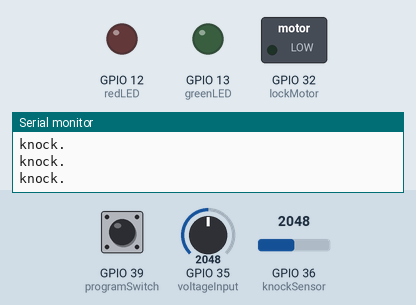
This program was run on a simulated ESP32. Parts: switched loads named in the program (green lamp = pin HIGH), output pins drawn as LEDs (lit = HIGH), the last lines printed to the serial monitor. Dashed ring = blinking. The test bench sets the inputs (shaded band); at power-on: GPIO 36 (knockSensor) = 2048, GPIO 39 (programSwitch) LOW, GPIO 35 (voltageInput) = 2048. WiFi joins after 1.5 s; servers stay silent unless stated; uploads are accepted with an empty reply; the local clock reads 2024-03-15 10:24:30 at power-on unless the program sets it; random numbers use the default seed unless the program sets one; EEPROM starts erased.

Above: at 2.4 s.
2.5 s: GPIO 36 (knockSensor) set to 322
11.2 s: GPIO 36 (knockSensor) set to 274
At 12.1 s:
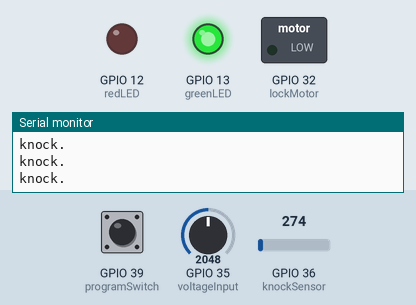
12.7 s: GPIO 39 (programSwitch) pulled HIGH for 3.2 s
At 14.9 s:
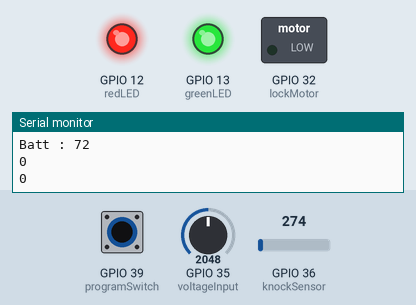
17.4 s: GPIO 36 (knockSensor) set to 340
At 21.29 s:
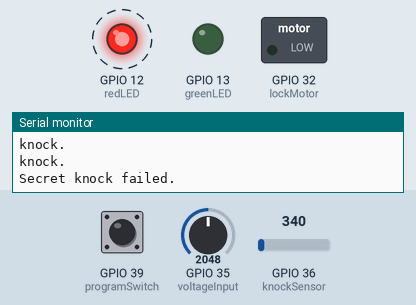
23.5 s: GPIO 36 (knockSensor) set to 260
Timing chart, 0 to 26.0 s (numbered marks = the images above; inputs shaded):
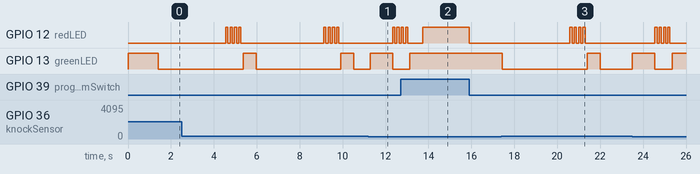

Measured:
- the behaviour switches between 300 and 299 on GPIO 36 (knockSensor) (found by bisection; images 0 and 1)
- after the input at 11.2 s, GPIO 12 (redLED): alternates HIGH for 0.10 s and LOW for 0.10 s, starting after 1.1 s; GPIO 13 (greenLED): LOW → HIGH after 0.08 s, → LOW 1.0 s later
- after the input at 17.4 s, GPIO 12 (redLED): alternates HIGH for 0.10 s and LOW for 0.10 s, 8 changes in all, then stays LOW, starting after 3.2 s; GPIO 13 (greenLED): HIGH → LOW at once, → HIGH 4.0 s later, → LOW 0.61 s later
- by itself, GPIO 13 (greenLED): alternates HIGH for 0.61 s and LOW for 4.0 s

The program:

main.cpp
```cpp
// Viral Science www.youtube.com/c/viralscience  www.viralsciencecreativity.com
// Secret Knock Pattern Door Lock
#include <Arduino.h>
#include "FS.h"
#include <EEPROM.h>
#include <WiFi.h>
#include <ESP32Ping.h>
#include <HTTPClient.h>
#include <ArduinoJson.h>
#include <time.h>
#include <math.h> // Math!

// Storage configuration
const int EEPROM_SIZE = 20;

// Arduino I/O configuration
const int knockSensor = 36;
const int programSwitch = 39;
const int lockMotor = 32;
const int redLED = 12;
const int greenLED = 13;
const int voltageInput = 35;

float vin = 0.0;
float baterai = 0.0;
int valueVoltage = 0;
int batteryInterval = 3000;

int startTime_battery = millis();
int now_battery = millis();

// Arduino software configuration
// const int threshold = 1900;
const int threshold = 300;
const int rejectValue = 25;
const int averageRejectValue = 15;
const int knockFadeTime = 150;
const int lockTurnTime = 2000;
const int maximumKnocks = 20;
const int knockComplete = 1200;

int secretCode[maximumKnocks] = {100, 0, 0, 0, 0, 0, 0, 0, 0, 0, 0, 0, 0, 0, 0, 0, 0, 0, 0, 0};
int knockReadings[maximumKnocks];
int knockSensorValue = 0;
int programButtonPressed = false;
int signalPressed = 0;

void listenToSecretKnock();
void triggerDoorUnlock();
boolean validateKnock();

// WiFi configuration
String wifiSSID = "-";
String wifiPassword = "08080808";
String googleDotCom = "www.google.com";
const IPAddress routerIp(192, 168, 100, 1);

int timeOut = 8000;      // milliseconds
int tryConnect = 100000; // milliseconds
int startTime_loop = millis();
int now_loop = millis();
int get_interval = 500;

void connectWifi();
void reConnectWifi();

// Time configuration
const char *ntpServer = "pool.ntp.org";
const long gmtOffset_sec = 25200;
const int daylightOffset_sec = 0;
char localTime[30];

void printLocalTime();

// Randomizer
int randBatt;

// API configuration
int getHttp();
void postHttpInsertRiwayat(int stat);
void postHttpUpdateBaterai();
void postHttpUpdatePolaKunci();

// Main Program
void setup()
{
  EEPROM.begin(EEPROM_SIZE);

  int i = 0;
  for (i = 0; i < maximumKnocks; i++)
  {
    secretCode[i] = EEPROM.read(i);
  }

  pinMode(lockMotor, OUTPUT);
  pinMode(redLED, OUTPUT);
  pinMode(greenLED, OUTPUT);
  pinMode(programSwitch, INPUT);
  pinMode(voltageInput, INPUT);

  Serial.begin(115200);
  Serial.println("Program start.");

  digitalWrite(greenLED, HIGH);
  connectWifi();
  configTime(gmtOffset_sec, daylightOffset_sec, ntpServer);
  printLocalTime();
  getHttp();
}

void loop()
{
  now_battery = millis();
  if (now_battery - startTime_battery >= batteryInterval)
  {
    valueVoltage = analogRead(voltageInput);
    vin = float(valueVoltage) / 4096 * 5;
    baterai = -96.63 * pow(vin, 3) + 999.34 * pow(vin, 2) - 3278.71 * vin + 3400.59;

    if (vin < 3.4)
    {
      baterai = 0;
    }
    Serial.print("INPUT V = ");
    Serial.print(vin, 2);
    Serial.print(" volt");
    Serial.print("\tBaterai = ");
    Serial.print(baterai, 2);
    Serial.println(" %");
    startTime_battery = millis();
    postHttpUpdateBaterai();
  }

  knockSensorValue = analogRead(knockSensor);
  // getHttp();
  // Serial.println(knockSensorValue);

  now_loop = millis();
  if (now_loop - startTime_loop >= get_interval){
    signalPressed = getHttp();
    Serial.println(signalPressed);
    startTime_loop = millis();
  }

  if (digitalRead(programSwitch) == HIGH || signalPressed == 1)
  {
    programButtonPressed = true;
    digitalWrite(redLED, HIGH);
  }
  else
  {
    programButtonPressed = false;
    digitalWrite(redLED, LOW);
  }

  if (knockSensorValue >= threshold)
  {
    listenToSecretKnock();
  }

  if (WiFi.status() != WL_CONNECTED)
  {
    reConnectWifi();
  }

}

// Function and Procedure Definitions
boolean validateKnock()
{
  int i = 0;

  int currentKnockCount = 0;
  int secretKnockCount = 0;
  int maxKnockInterval = 0;

  for (i = 0; i < maximumKnocks; i++)
  {
    if (knockReadings[i] > 0)
    {
      currentKnockCount++;
    }
    if (secretCode[i] > 0)
    {
      secretKnockCount++;
    }

    if (knockReadings[i] > maxKnockInterval)
    {
      maxKnockInterval = knockReadings[i];
    }
  }

  if (programButtonPressed == true)
  {
    for (i = 0; i < maximumKnocks; i++)
    {
      secretCode[i] = map(knockReadings[i], 0, maxKnockInterval, 0, 100);
      EEPROM.write(i, secretCode[i]);
      Serial.print(knockReadings[i]);
      Serial.print(" ");
    }
    digitalWrite(greenLED, LOW);
    digitalWrite(redLED, LOW);
    delay(1000);
    digitalWrite(greenLED, HIGH);
    digitalWrite(redLED, HIGH);
    delay(50);
    for (i = 0; i < maximumKnocks; i++)
    {
      digitalWrite(greenLED, LOW);
      digitalWrite(redLED, LOW);

      if (secretCode[i] > 0)
      {
        delay(map(secretCode[i], 0, 100, 0, maxKnockInterval));
        digitalWrite(greenLED, HIGH);
        digitalWrite(redLED, HIGH);
      }
      delay(50);
    }

    EEPROM.commit();
    return false;
  }

  if (currentKnockCount != secretKnockCount)
  {
    return false;
  }
  int totaltimeDifferences = 0;
  int timeDiff = 0;
  for (i = 0; i < maximumKnocks; i++)
  {
    knockReadings[i] = map(knockReadings[i], 0, maxKnockInterval, 0, 100);
    timeDiff = abs(knockReadings[i] - secretCode[i]);
    if (timeDiff > rejectValue)
    {
      return false;
    }
    totaltimeDifferences += timeDiff;
  }
  if (totaltimeDifferences / secretKnockCount > averageRejectValue)
  {
    return false;
  }

  return true;
}

void triggerDoorUnlock()
{
  Serial.println("Door unlocked!");
  int i = 0;

  digitalWrite(lockMotor, HIGH);
  digitalWrite(greenLED, HIGH);

  delay(lockTurnTime);

  digitalWrite(lockMotor, LOW);

  for (i = 0; i < 5; i++)
  {
    digitalWrite(greenLED, LOW);
    delay(100);
    digitalWrite(greenLED, HIGH);
    delay(100);
  }
  postHttpInsertRiwayat(1);
}

void listenToSecretKnock()
{
  Serial.println("knock starting");
  // postHttp();

  int i = 0;
  for (i = 0; i < maximumKnocks; i++)
  {
    knockReadings[i] = 0;
  }

  int currentKnockNumber = 0;
  int startTime = millis();
  int now = millis();

  digitalWrite(greenLED, LOW);
  if (programButtonPressed == true)
  {
    digitalWrite(redLED, LOW);
  }
  delay(knockFadeTime);
  digitalWrite(greenLED, HIGH);
  if (programButtonPressed == true)
  {
    digitalWrite(redLED, HIGH);
  }
  do
  {
    knockSensorValue = analogRead(knockSensor);
    if (knockSensorValue >= threshold)
    {
      Serial.println("knock.");
      // postHttp();
      now = millis();
      knockReadings[currentKnockNumber] = now - startTime;
      currentKnockNumber++;
      startTime = now;
      digitalWrite(greenLED, LOW);
      if (programButtonPressed == true)
      {
        digitalWrite(redLED, LOW);
      }
      delay(knockFadeTime);
      digitalWrite(greenLED, HIGH);
      if (programButtonPressed == true)
      {
        digitalWrite(redLED, HIGH);
      }
    }

    now = millis();

  } while ((now - startTime < knockComplete) && (currentKnockNumber < maximumKnocks));

  if (programButtonPressed == false)
  {
    if (validateKnock() == true)
    {
      triggerDoorUnlock();
    }
    else
    {
      Serial.println("Secret knock failed.");
      digitalWrite(greenLED, LOW);
      for (i = 0; i < 4; i++)
      {
        digitalWrite(redLED, HIGH);
        delay(100);
        digitalWrite(redLED, LOW);
        delay(100);
      }
      digitalWrite(greenLED, HIGH);
      postHttpInsertRiwayat(0);
    }
  }
  else
  {
    validateKnock();
    Serial.println("New lock stored.");
    digitalWrite(redLED, LOW);
    digitalWrite(greenLED, HIGH);
    for (i = 0; i < 3; i++)
    {
      delay(100);
      digitalWrite(redLED, HIGH);
      digitalWrite(greenLED, LOW);
      delay(100);
      digitalWrite(redLED, LOW);
      digitalWrite(greenLED, HIGH);
    }
  }
}

void postHttpInsertRiwayat(int stat)
{
  Serial.println("Posting...");
  printLocalTime();
  String url = "http://192.168.137.236/esp32-test/api/api.php?data=insert_riwayat";
  HTTPClient http;
  String response;

  StaticJsonDocument<200> buff;
  String jsonParams;

  randBatt = random(0, 100);

  buff["id_perangkat"] = String(1);
  buff["datetime"] = String(localTime);
  if (stat == 0)
  {
    buff["status"] = String(0);
  }
  else
  {
    buff["status"] = String(1);
  }

  serializeJson(buff, jsonParams);
  // Serial.println(jsonParams);

  http.begin(url);
  // http.addHeader("Content-Type", "application/json");
  // delay(4000);
  int statusCode = http.POST(jsonParams);
  response = http.getString();

  if (statusCode == 200)
  {
    Serial.println("Post Method Success!");
    Serial.println("id_perangkat : " + String(1));
    Serial.println("datetime : " + String(localTime));
    Serial.println("status : " + String(stat));
  }
  else
  {
    Serial.println("Post Method Failed!");
  }

  // Serial.println(response);
  // Serial.println(statusCode);
}

void postHttpUpdateBaterai()
{
  Serial.println("Posting...");
  String url = "http://192.168.137.236/esp32-test/api/api.php?data=update_baterai";
  HTTPClient http;
  String response;

  StaticJsonDocument<200> buff;
  String jsonParams;

  randBatt = random(0, 100);

  buff["id_master"] = String(1);
  buff["kapasitas_baterai"] = String(baterai);

  serializeJson(buff, jsonParams);
  // Serial.println(jsonParams);

  http.begin(url);
  // http.addHeader("Content-Type", "application/json");
  int statusCode = http.POST(jsonParams);
  response = http.getString();

  if (statusCode == 200)
  {
    Serial.println("Post Method Success!");
    Serial.println("Batt : " + String(randBatt));
  }
  else
  {
    Serial.println("Post Method Failed!");
  }

  // Serial.println(response);
  // Serial.println(statusCode);
}

void postHttpUpdatePolaKunci()
{
  Serial.println("Posting...");
  String url = "http://192.168.137.236/esp32-test/api/api.php?data=update_pola_kunci";
  HTTPClient http;
  String response;

  StaticJsonDocument<200> buff;
  String jsonParams;

  randBatt = random(0, 100);

  buff["id"] = String(1);
  buff["kapasistas_baterai"] = String(randBatt);

  serializeJson(buff, jsonParams);
  // Serial.println(jsonParams);

  http.begin(url);
  // http.addHeader("Content-Type", "application/json");
  int statusCode = http.POST(jsonParams);
  response = http.getString();

  if (statusCode == 200)
  {
    Serial.println("Post Method Success!");
    Serial.println("Batt : " + String(randBatt));
  }
  else
  {
    Serial.println("Post Method Failed!");
  }

  // Serial.println(response);
  // Serial.println(statusCode);
}

int getHttp()
{
  String url = "http://192.168.137.236/esp32-test/api/api.php?data=get_pressed";
  HTTPClient http;
  String response;

  http.begin(url);
  http.GET();

  response = http.getString();
  Serial.println(response);

  StaticJsonDocument<1024> doc;
  deserializeJson(doc, response);
  JsonObject obj = doc.as<JsonObject>();

  String data = obj[String("data")];
  String support = obj[String("support")];

  // Serial.println(data);
  // Serial.println(support);

  StaticJsonDocument<1024> doc2;
  deserializeJson(doc2, data);
  JsonObject obj2 = doc2.as<JsonObject>();

  String id = obj2[String("IS_PRESSED")];

  // Serial.println("is_pressed adalah " + id);
  return id.toInt();
}

void connectWifi()
{
  // Serial.println("Connecting to Wifi..");
  // WiFi.begin(wifiSSID.c_str(), wifiPassword.c_str());
  // int startTime = millis();
  // int now = millis();
  // while (WiFi.status() != WL_CONNECTED)
  // {
  //   Serial.print(".");
  //   if (now - startTime >= timeOut)
  //   {
  //     Serial.print("Failed to connect");
  //     break;
  //   }
  //   now = millis();
  //   delay(500);
  // }

  Serial.println("Smart Config Mode");
  WiFi.mode(WIFI_AP_STA);
  WiFi.beginSmartConfig();

  while (!WiFi.smartConfigDone())
  {
    Serial.print("-");
    delay(500);
  }

  Serial.println("\nWifi Connected");
  Serial.println(WiFi.SSID());
  Serial.println(WiFi.RSSI());
  Serial.println(WiFi.macAddress());
  Serial.println(WiFi.localIP());
  Serial.println(WiFi.gatewayIP());

  if (Ping.ping(googleDotCom.c_str()))
  {
    Serial.println("Connected to Internet");
  }
}

void reConnectWifi()
{
  if (now_loop - startTime_loop > tryConnect)
  {
    startTime_loop = millis();
    connectWifi();
  }
  now_loop = millis();
}

void printLocalTime()
{
  struct tm timeinfo;
  if (!getLocalTime(&timeinfo))
  {
    Serial.println("Failed to obtain time");
    return;
  }
  strftime(localTime, 30, "%F %T.000000", &timeinfo);
  Serial.println(localTime);
}
```
